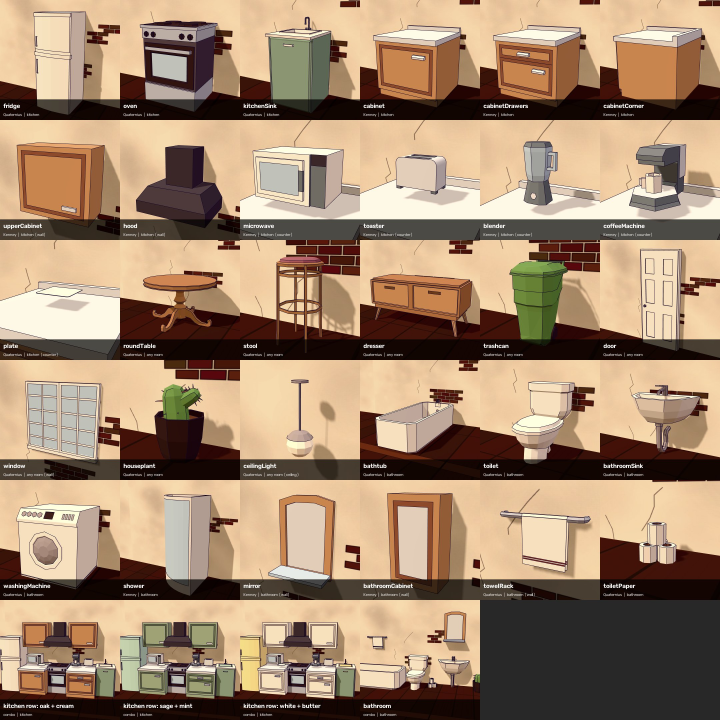
#> input picture references/sets/kit_home.jpg, 2160 x 2160 px, given in place of f50.png, which was not available (shown at 1/3 size)
$ python compare_sheet.py ../references/sets/kit_home.jpg   (older library calls are emulated)
#> lines starting #> are read from the running program, lines starting #| are printed output that depends on the picture; after the words box and inside, x2 and y2 are one past the last pixel; in counts of white or black regions, pixels touching at a corner belong together
### tools/measure_frames.py
"""Measure look numbers of rendered frames with the SAME formulas as the reference analysis.

Usage: python -I tools/measure_frames.py img1.png [img2.png ...] [--json out.json]
Uses tone() from visual_analysis.py and light_stats() from style_probe.py.
"""
import json
import sys
from pathlib import Path

sys.path.insert(0, str(Path(__file__).resolve().parent))
import cv2  # noqa: E402
from style_probe import light_stats  # noqa: E402
from visual_analysis import tone  # noqa: E402


def measure(path):
    img = cv2.imread(str(path))
    t = tone(img)
    l = light_stats(img)
    return {"file": Path(path).name, **{k: round(v, 2) for k, v in t.items()}, **l}


# [14 lines left out: function main, not called in this run]


# [2 lines that do not run on import are left out]

### tools/visual_analysis.py
"""Measure the visual style of each reference video.

Usage: python -I tools/visual_analysis.py <references_dir> [--workers 4]

For every <references>/videos/<id>.mp4 writes
    <references>/analysis/visual/<id>.json   per-frame summary, shots, palettes
    <references>/analysis/contact_sheets/<id>.jpg

Metrics (all measured, never guessed):
- scene changes: Bhattacharyya distance between HSV histograms. A change is a
  peak of the distance between frame j and frame j-LAG (robust to camera motion,
  catches dissolves). Its length = consecutive frames where the frame-to-frame
  distance stays high: <= HARD_MAX_FRAMES frames -> "hard cut", longer -> "dissolve".
- camera motion: Lucas-Kanade feature tracking + RANSAC similarity transform
  per frame -> pan (x/y), zoom (scale), roll, plus jitter (shake).
  "subject motion" = residual motion of tracked points not explained by the camera.
- tone: luma mean / std / p5 / p95 (BT.709, 0-255), HSV saturation (0-1),
  Hasler-Susstrunk colorfulness.
- palette: k-means in Lab on 3 frames per shot (k=5) and per video (k=8).
"""
import argparse
import json
import math
import re
import subprocess
from concurrent.futures import ProcessPoolExecutor
from pathlib import Path

import cv2
import numpy as np

SMALL_W, SMALL_H = 180, 320          # analysis resolution (9:16)
LAG = 8                              # frames compared across a transition
CHANGE_MIN = 0.30                    # Bhattacharyya distance (frame j vs j-LAG) for a scene change
CHANGE_RATIO = 2.0                   # ...and at least this x the local median
HARD_MAX_FRAMES = 2                  # transitions this short count as hard cuts
MIN_SHOT_S = 0.4
THUMB_W, THUMB_H = 225, 400
SHEET_COLS, SHEET_ROWS = 4, 4


def hexcolor(bgr):
    b, g, r = (int(round(c)) for c in bgr)
    return f"#{r:02x}{g:02x}{b:02x}"


def tone(frame):
    f = frame.astype(np.float32)
    b, g, r = f[..., 0], f[..., 1], f[..., 2]
    y = 0.2126 * r + 0.7152 * g + 0.0722 * b
    hsv = cv2.cvtColor(frame, cv2.COLOR_BGR2HSV)
    rg, yb = r - g, 0.5 * (r + g) - b
    colorful = math.hypot(rg.std(), yb.std()) + 0.3 * math.hypot(rg.mean(), yb.mean())
    p5, p95 = np.percentile(y, [5, 95])
    return {"luma": float(y.mean()), "contrast": float(y.std()), "p5": float(p5), "p95": float(p95),
            "sat": float(hsv[..., 1].mean() / 255), "colorful": float(colorful)}


# [264 lines left out: functions camera_motion, kmeans_palette, loudness, classify_shot, analyze, main, not called in this run]


# [2 lines that do not run on import are left out]

### tools/style_probe.py
"""Measure the drawing style of every reference video (captions, blur, line art, warm/cool light).

Usage: python -I tools/style_probe.py <references_dir> [--workers 4] [--only ID ...]

Needs  <references>/analysis/visual/<id>.json (shots, from visual_analysis.py)
Writes <references>/analysis/style/<id>.json and prints one line per video.

Frames used: the middle frame of every shot (light, blur, line art) and one frame
every CAPTION_STEP_S seconds (captions). All pixel values refer to 1080x1920.

- captions: white glyphs (all channels > WHITE) with a dark ring around them, in the
  lower-middle band. Outline thickness is measured per side: march outward from the
  glyph edge until fewer than half of the samples are dark. Longer below/right than
  above/left = a drop shadow.
- blur: per 120 px tile, edge acutance = p99(Sobel magnitude) / (p95 - p5 luma).
  A Gaussian-blurred step of width sigma gives acutance ~ 3.19 / sigma, so
  sigma_px ~ 3.19 / acutance (only meaningful above ~0.8 px).
  sharp tiles = p90 of the frame, soft tiles = p25.
- line art: black-hat (15 px) > 40 and luma < 80 -> thin dark strokes; long straight
  dark segments (HoughP, >= 120 px) mostly come from outlined architecture/props.
- light: share of saturated (S > 0.25) pixels with warm hues (red-orange-yellow)
  versus cool hues (cyan-blue-violet). warm if warm >= 1.5 x cool, cool if the reverse.
"""
import argparse
import json
from concurrent.futures import ProcessPoolExecutor
from pathlib import Path

import cv2
import numpy as np

CAPTION_STEP_S = 0.5
BAND = (0.50, 0.90)          # caption search band, fraction of height
WHITE, DARK = 215, 70
TILE = 120
EXCLUDE = (0.60, 0.80)       # caption rows excluded from blur / line / light stats
SIGMA_K = 3.19


# [75 lines left out: function find_caption, not called in this run]


def keep_rows(h):
    rows = np.ones(h, bool)
    rows[int(EXCLUDE[0] * h):int(EXCLUDE[1] * h)] = False
    return rows


# [46 lines left out: functions blur_stats, line_stats, not called in this run]


def light_stats(frame):
    h = frame.shape[0]
    f = frame[keep_rows(h)]
    hsv = cv2.cvtColor(f, cv2.COLOR_BGR2HSV)
    hue, sat = hsv[..., 0], hsv[..., 1] / 255.0
    colored = sat > 0.25
    warm = colored & ((hue <= 25) | (hue >= 165))        # red, orange, yellow (OpenCV hue 0-180)
    cool = colored & (hue >= 85) & (hue <= 150)           # cyan, blue, violet
    lab = cv2.cvtColor(f, cv2.COLOR_BGR2LAB).reshape(-1, 3).astype(np.float32)
    ws, cs = float(warm.mean()), float(cool.mean())
    kind = "warm" if ws >= 1.5 * cs and ws > 0.10 else "cool" if cs >= 1.5 * ws and cs > 0.10 else "mixed"
    return {"warm_share": round(ws, 3), "cool_share": round(cs, 3), "kind": kind,
            "lab_L": round(float(lab[:, 0].mean() * 100 / 255), 1),
            "lab_a": round(float(lab[:, 1].mean() - 128), 1), "lab_b": round(float(lab[:, 2].mean() - 128), 1)}


# [83 lines left out: functions analyze, main, not called in this run]


# [2 lines that do not run on import are left out]

### tools/compare_sheet.py
"""Side-by-side sheet: our preview frames (top) vs reference style frames (bottom), with look numbers.

Usage: python -I tools/compare_sheet.py <out.jpg> [label=frames_dir ...]   (run from the project root)
Each label=dir adds one row of our frames (default: ours=out/frames); the reference row is always last.
"""
import sys
from pathlib import Path

sys.path.insert(0, str(Path(__file__).resolve().parent))
from PIL import Image, ImageDraw, ImageFont  # noqa: E402
from measure_frames import measure  # noqa: E402

REF = Path("references/analysis/style_frames")
OURS = Path("out/frames")
PAIRS = [
    ("f50.png", "06_alley_night_cool.jpg", "medium · night + warm practical"),
    ("f100.png", "08_castle_night_lineart.jpg", "night world · thin line art"),
    ("f170.png", "02_canyon_walking_closeup.jpg", "close-up · head ~50 % W"),
    ("f262.png", "05_prize_counter_warm.jpg", "warm light moment"),
    ("f330.png", "07_pirates_deck.jpg", "characters · proportions"),
]
TW, TH = 420, 747
FONT = ImageFont.truetype("C:/Windows/Fonts/seguibl.ttf", 22)
SMALL = ImageFont.truetype("C:/Windows/Fonts/segoeui.ttf", 18)
PAD, LABEL = 16, 70


def tile(path):
    im = Image.open(path).convert("RGB")
    s = min(TW / im.width, TH / im.height)
    im = im.resize((round(im.width * s), round(im.height * s)), Image.LANCZOS)
    t = Image.new("RGB", (TW, TH), (18, 14, 24))
    t.paste(im, ((TW - im.width) // 2, (TH - im.height) // 2))
    return t


def nums(m):
    return (f"luma {m['luma']:.0f} · std {m['contrast']:.0f} · p5 {m['p5']:.0f} · p95 {m['p95']:.0f}",
            f"sat {m['sat']:.2f} · colorful {m['colorful']:.0f} · {m['kind']}")


def main(out, rows):
#> called with out = '../references/sets/kit_home.jpg'
    cols = len(PAIRS)
    cap_h = 320
    nrows = len(rows) + 1
    W = PAD + cols * (TW + PAD)
    H = 60 + nrows * (TH + LABEL + PAD) + cap_h + PAD
    sheet = Image.new("RGB", (W, H), (30, 26, 40))
    d = ImageDraw.Draw(sheet)
    d.text((PAD, 16), "STYLE TEST  ·  rows: " + " / ".join(l for l, _ in rows) + " (Bram, 12 s)  ·  last row: reference style frames",
           font=FONT, fill=(240, 236, 228))
    for i, (o, r, title) in enumerate(PAIRS):
        x = PAD + i * (TW + PAD)
        items = [(Path(dr) / o, f"{lab.upper()} {o}") for lab, dr in rows] + [(REF / r, "REF " + r[:22])]
        for row, (p, who) in enumerate(items):
            y = 60 + row * (TH + LABEL + PAD)
            sheet.paste(tile(p), (x, y))
#> in tile, im is the input picture: PIL image 2160x2160 RGB; mean R, G, B 161.1, 134.9, 109.5
            m = measure(p)
#> in tone, `rg, yb = r - g, 0.5 * (r + g) - b`:
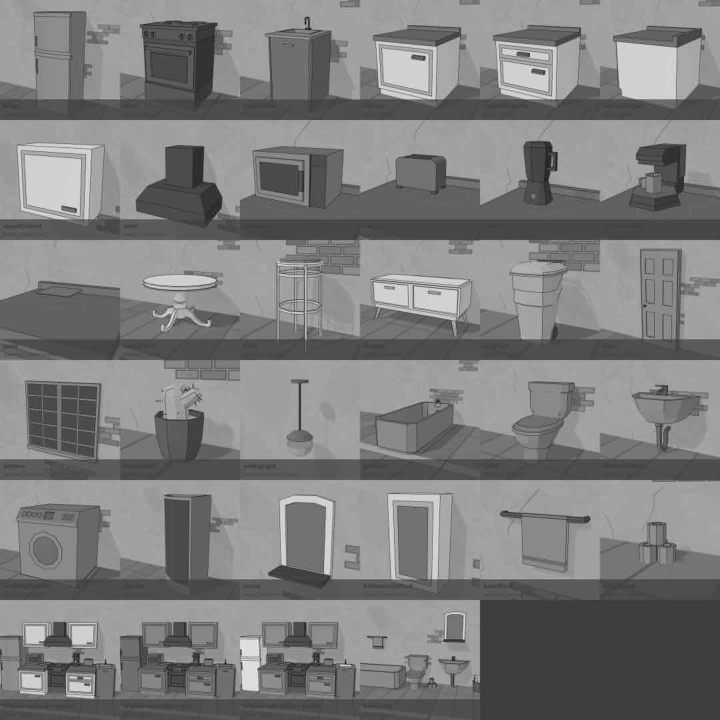
#> yb: shape (2160, 2160) float32 (shown at 1/3 size); min -37.5, max 116.5, mean 38.5; drawn with min black and max white
#> in tone, `colorful = math.hypot(rg.std(), yb.std()) + 0.3 * math.hypot(rg.mean()..`: colorful = 44
#> in tone, `p5, p95 = np.percentile(y, [5, 95])`: p5 = 7.76; p95 = 226.9
#> in measure, `t = tone(img)`: t = {'luma': 138.6, 'contrast': 82.71, 'p5': 7.76, 'p95': 226.9, 'sat': 0.398, 'colorful': 44}
#> in light_stats, `hue, sat = hsv[..., 0], hsv[..., 1] / 255.0`:
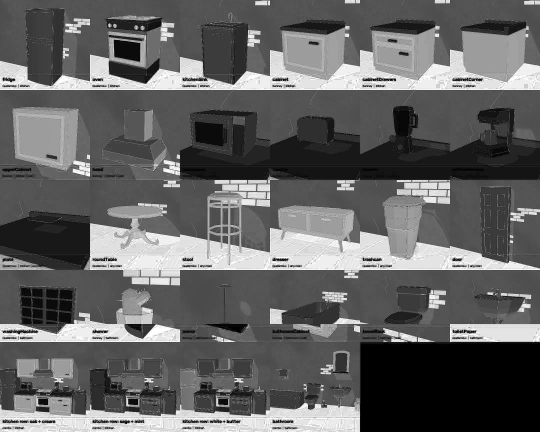
#> sat: shape (1728, 2160) float64 (shown at 1/4 size); min 0, max 1, mean 0.388
#> in light_stats, `colored = sat > 0.25`:
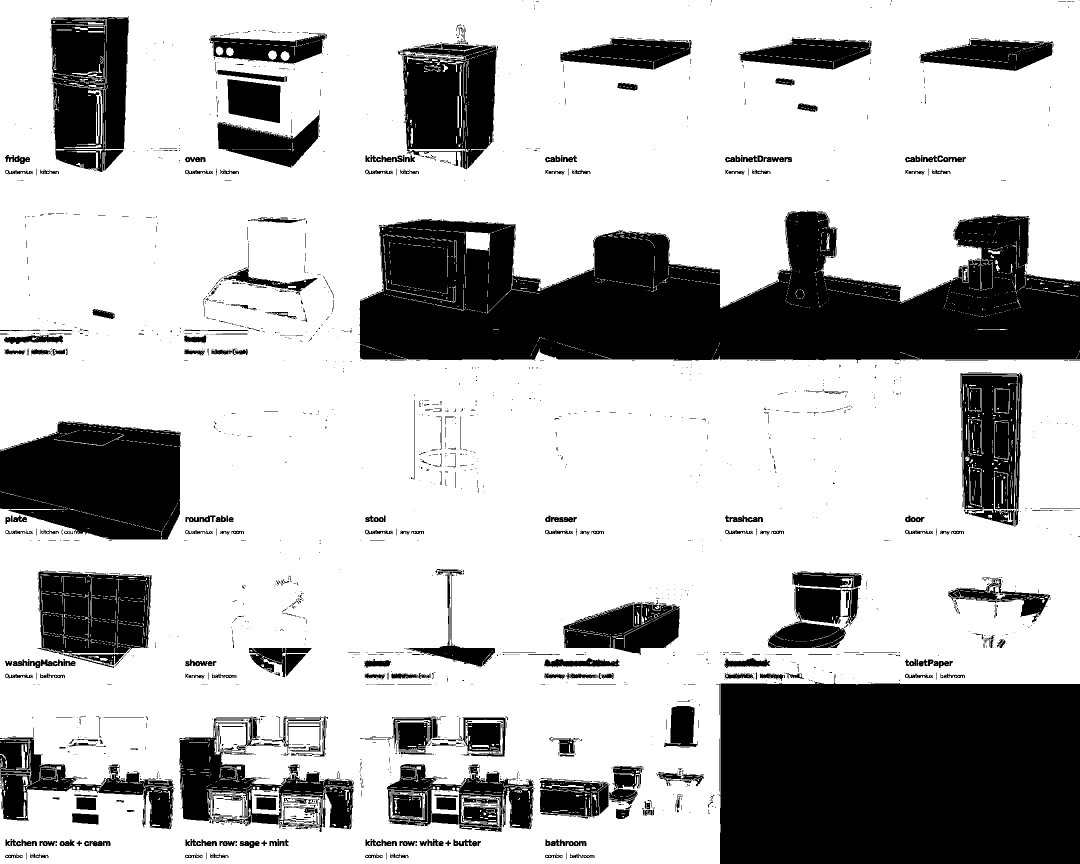
#> colored: shape (1728, 2160) bool (shown at 1/2 size); 72.9% white; 2440 black regions (1958 under 20 px), largest, box (x1, y1, x2, y2) and area: (717, 423, 2160, 726) 290250, (1438, 1350, 2160, 1728) 259158, (0, 842, 362, 1079) 69233
#> in light_stats, `cool = colored & (hue >= 85) & (hue <= 150)`:
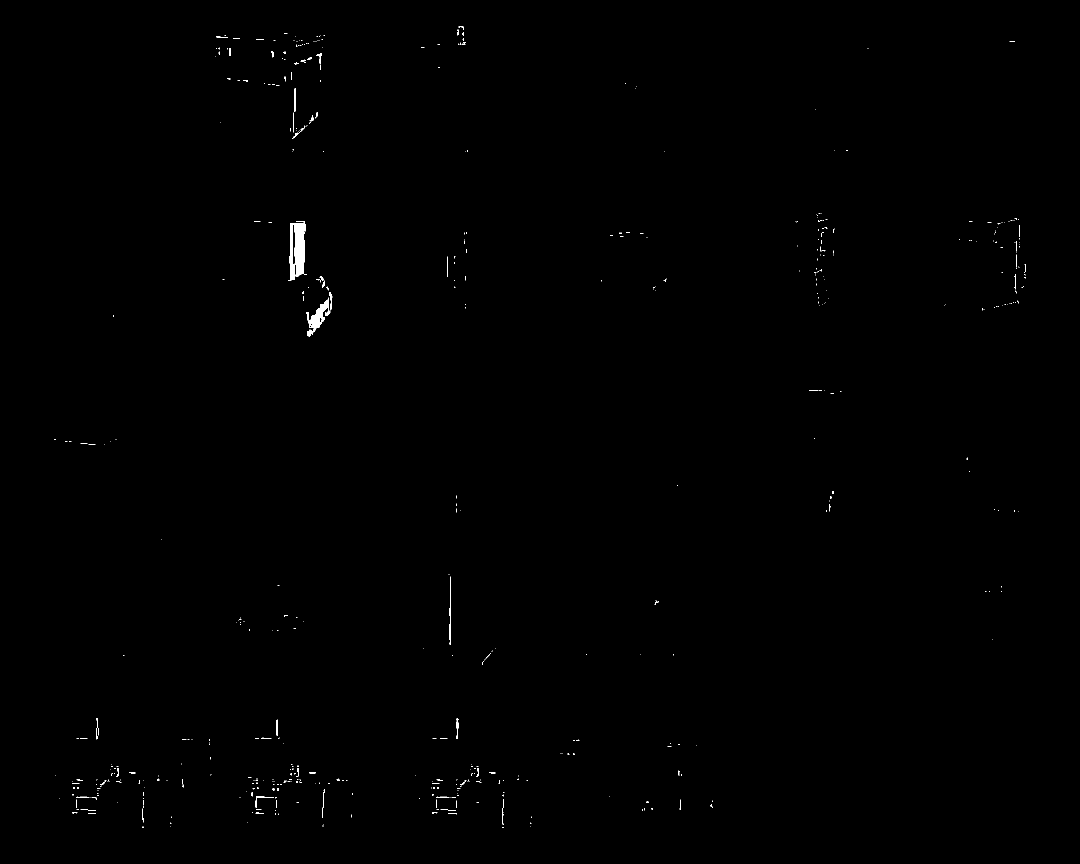
#> cool: shape (1728, 2160) bool (shown at 1/2 size); 0.24% white; 548 white regions (483 under 20 px), largest, box (x1, y1, x2, y2) and area: (577, 442, 611, 562) 2822, (613, 595, 661, 674) 1328, (900, 1153, 901, 1290) 137
#> in light_stats, `ws, cs = float(warm.mean()), float(cool.mean())`: ws = 0.704; cs = 0.00243
#> in light_stats, `kind = "warm" if ws >= 1.5 * cs and ws > 0.10 else "cool" if cs >= 1.5..`: kind = 'warm'
#> in measure, `l = light_stats(img)`: l = {'warm_share': 0.704, 'cool_share': 0.002, 'kind': 'warm', 'lab_L': 55.5, 'lab_a': 6.1, 'lab_b': 16.6}
#> m = 13 items
            a, b = nums(m)
#> a = 'luma 139 · std 83 · p5 8 · p95 227'; b = 'sat 0.40 · colorful 44 · warm'
            ours_row = row < len(rows)
            d.text((x, y + TH + 4), f"{who}  ·  {title}" if row == 0 else who, font=SMALL,
                   fill=(255, 214, 150) if ours_row else (170, 190, 255))
            d.text((x, y + TH + 26), a, font=SMALL, fill=(225, 222, 232))
            d.text((x, y + TH + 46), b, font=SMALL, fill=(225, 222, 232))
#> pass 2 of the loop in main, `for i, (o, r, title) in enumerate(PAIRS):`:
#> x = 452
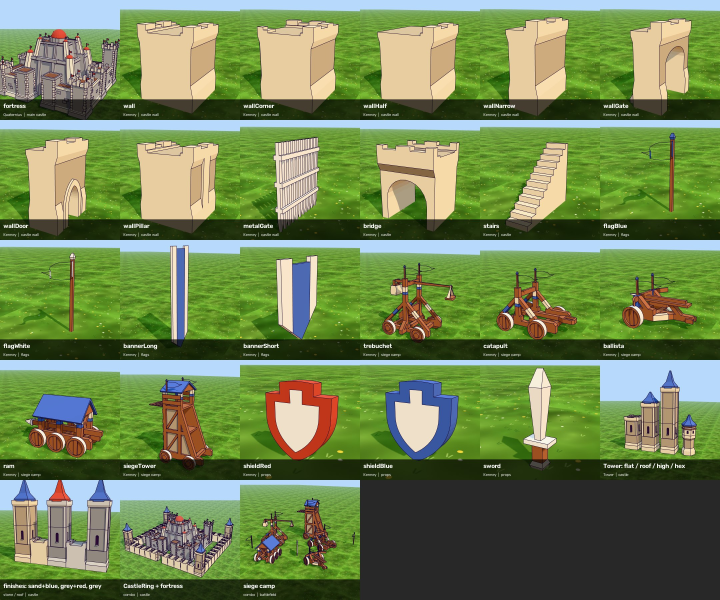
#> input picture references/sets/kit_medieval.jpg, 2160 x 1800 px, given in place of f100.png, which was not available (shown at 1/3 size)
#> in tile, im is the input picture: PIL image 2160x1800 RGB; mean R, G, B 111.1, 131.9, 81.2
#> im: PIL image 420x350 RGB
#> img: shape (1800, 2160, 3)
#> g: shape (1800, 2160) float32
#> r: shape (1800, 2160) float32
#> y: shape (1800, 2160) float32
#> rg: shape (1800, 2160) float32
#> yb: shape (1800, 2160) float32
#> hue: shape (1440, 2160)
#> sat: shape (1440, 2160) float64
#> in light_stats (call 3), `colored = sat > 0.25`:
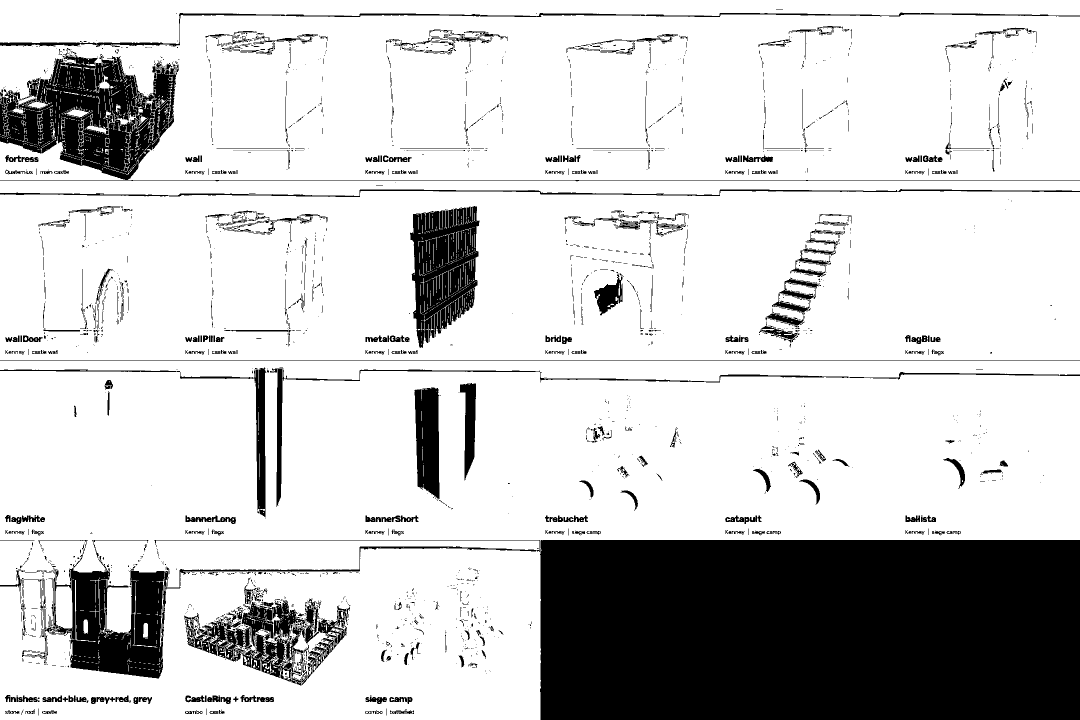
#> colored: shape (1440, 2160) bool (shown at 1/2 size); 79.9% white; 2841 black regions (2247 under 20 px), largest, box (x1, y1, x2, y2) and area: (1080, 1080, 2160, 1440) 388419, (0, 96, 2160, 363) 51310, (77, 1080, 1080, 1357) 34910
#> in light_stats (call 3), `cool = colored & (hue >= 85) & (hue <= 150)`:
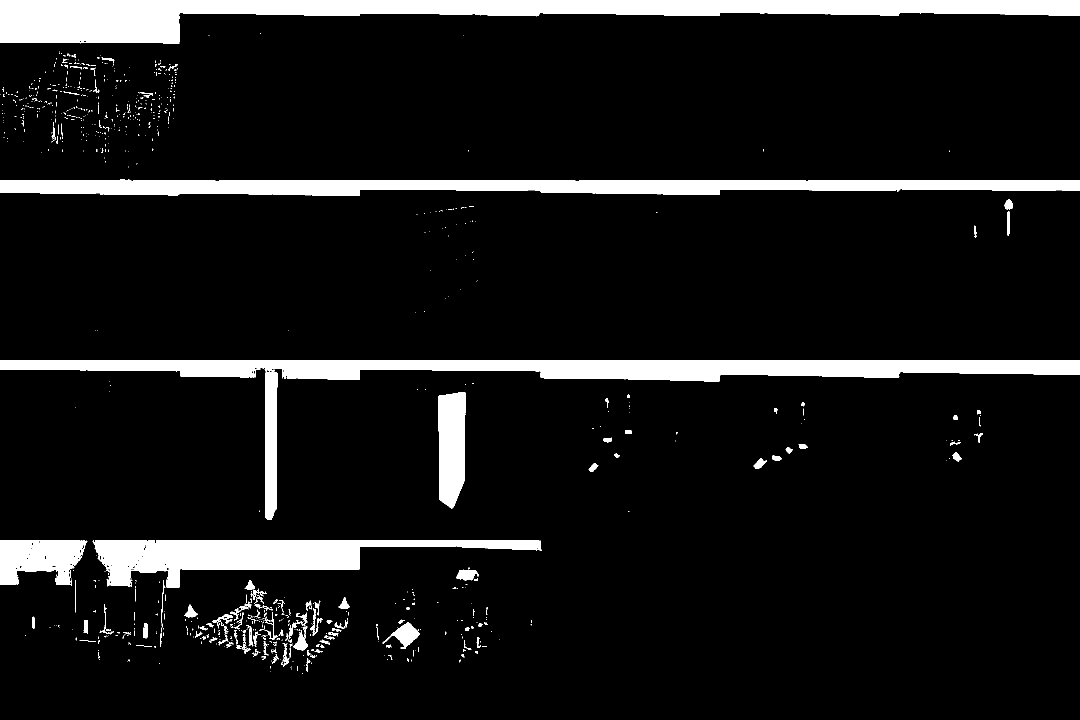
#> cool: shape (1440, 2160) bool (shown at 1/2 size); 8.8% white; 921 white regions (786 under 20 px), largest, box (x1, y1, x2, y2) and area: (0, 0, 2160, 88) 82105, (0, 721, 2160, 1040) 66622, (0, 361, 2160, 392) 49979
#> ws = 0.156; cs = 0.0885
#> in main, `a, b = nums(m)`: a = 'luma 124 · std 63 · p5 35 · p95 214'; b = 'sat 0.51 · colorful 70 · warm'
    # caption crops at 1:1 (same 1080x1920 scale)
    y = 60 + nrows * (TH + LABEL + PAD)
    ref = Image.open(REF / "12_caption_closeup.png").convert("RGB")  # native 1080x1920 scale
    cx, cy = 540, round(0.703 * 1920)
    ours = Image.open(Path(rows[-1][1]) / "f330.png").convert("RGB").crop(
        (cx - ref.width // 2, cy - ref.height // 2, cx + ref.width - ref.width // 2, cy + ref.height - ref.height // 2))
    d.text((PAD, y), "captions at 1:1 pixel scale (left ours, Montserrat Black 72 px · right reference)", font=SMALL, fill=(240, 236, 228))
    sheet.paste(ours, (PAD, y + 30))
    sheet.paste(ref, (PAD + ours.width + 40, y + 30))
    sheet.save(out, quality=92)
    print("saved", out, sheet.size)


if __name__ == "__main__":
    rows = [tuple(a.split("=", 1)) for a in sys.argv[2:]] or [("ours", str(OURS))]
#> (the run stopped early here; a loop or call above may not have finished)
